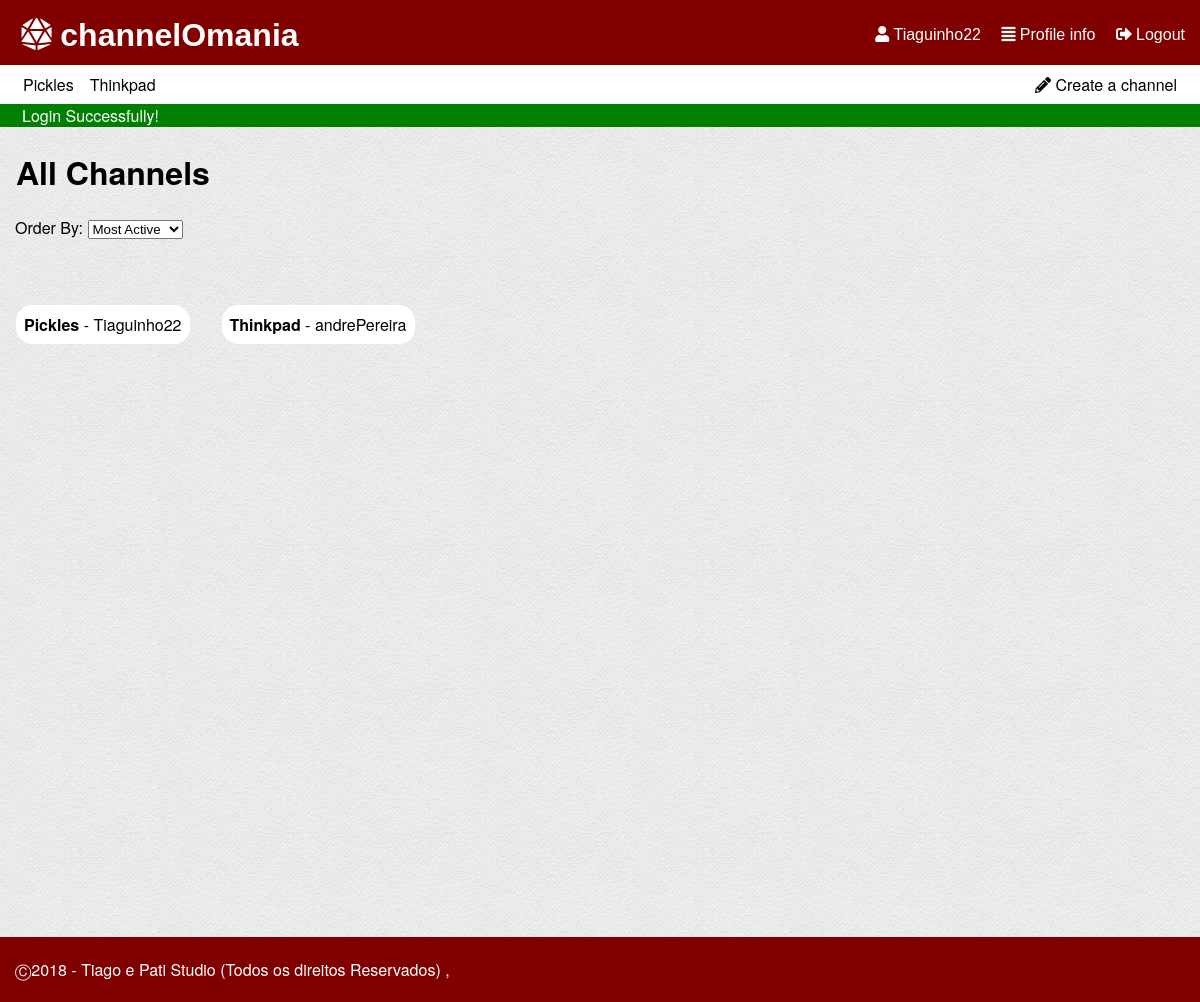
/pages/all_channels.php (signed in), run on the app's committed database.
### tables this page shows
CREATE TABLE "channel" (
	`ID`	INTEGER NOT NULL,
	`name`	TEXT NOT NULL CHECK(length(name) > 0 and length(name) < 30) UNIQUE,
	`coverImage`	TEXT,
	`author`	INTEGER NOT NULL,
	PRIMARY KEY(`ID`),
	FOREIGN KEY(`author`) REFERENCES `user`(`ID`) ON DELETE Cascade ON UPDATE No Action
);

CREATE TABLE "user" (
	`ID`	INTEGER NOT NULL PRIMARY KEY AUTOINCREMENT,
	`username`	TEXT NOT NULL CHECK(length ( username ) > 0 and length ( username ) < 16),
	`email`	TEXT NOT NULL,
	`password`	TEXT NOT NULL CHECK(length ( password ) > 5),
	`birth`	TEXT CHECK(length ( birth ) > 0),
	`profilePic`	TEXT,
	`score`	INTEGER DEFAULT 0,
	CONSTRAINT `username` UNIQUE(`username`)
);

### database/db_list.php (called while the page is built, shortened)
<?php
function listChannel($sort='') {
  switch($sort){
    case 'mActive':
      $order = 'n_stories DESC';
      break;
    default:
      $order = 'n_stories DESC';
      break;
  }
  $db = Database::instance()->db();
  $stmt = $db->prepare('SELECT *,(SELECT COUNT(*) FROM story WHERE story.channel == channel.ID) AS n_stories,channel.ID as channelId FROM channel INNER JOIN user ON author=user.ID ORDER BY '.$order);
  $stmt->execute();
  return $stmt->fetchAll();
}
?>

### templates/tpl_all_channels.php (the view, shortened to what this page needs)
<?php function draw_channel_list($channels) { ?>
  <h1>All Channels</h1>
  <p id="order">Order By:
  <select id='orderSelector'>
    <option value="mActive">Most Active</option>
  </select></p>
  <div id="channelsList">
    <?php draw_channel_user($channels); ?>
  </div>
<?php } ?>
<?php function draw_channel_user($channels) { ?>
  <ul>
  <?php foreach($channels as $channel_list){ ?>
    <li><a href = "../pages/channel.php?channelId=<?php echo($channel_list['channelId']); ?>" ><?php echo($channel_list['name']); ?></a>
    <a href = "../pages/profile.php?userId=<?php echo($channel_list['author']); ?>" ><?php echo('- ' . $channel_list['username']); ?></a></li>
  <?php } ?>
</ul>
<?php } ?>

### templates/tpl_common.php (shortened to what this page needs)
<?php function draw_header($tabText = ""){
?>
<!DOCTYPE html>
<html lang="en-US">
  <head>
    <link href="../css/style.css" rel="stylesheet">
    <link href="../css/input.css" rel="stylesheet">
    <link href="../css/links.css" rel="stylesheet">
    <link rel="stylesheet" href="https://use.fontawesome.com/releases/v5.5.0/css/all.css">
  </head>
  <body>
    <header id="header">
      <?php if(isset($_SESSION['username'])){ ?>
        <div id='options'>
          <a href="../pages/profile.php"><i class="fas fa-user"></i> <?php echo($_SESSION['username']) ?></a>
          <a href="../pages/profile.php"><i class="fas fa-align-justify"></i> Profile info</a>
          <a href="../actions/action_logout.php"><i class="fas fa-sign-out-alt"></i> Logout</a>
        </div>
      <?php } ?>
      <h1><a href="mainpage.php"><i class="fas fa-dice-d20"></i> channelOmania</a></h1>
    </header>
    <?php if(isset($_SESSION['username'])){ ?>
    <div id="list_channels">
      <p><a href = "../pages/new_channel.php" ><i class="fas fa-pencil-alt"></i> Create a channel</a></p>
      <?php $channels = listChannel('mActive'); ?>
      <ul>
      <?php if(count($channels) > 5) { ?>
        <?php for ($i=0; $i < 5; $i++) { ?>
          <li><a href = "../pages/channel.php?channelId=<?php echo($channels[$i]['channelId']); ?>" ><?php echo($channels[$i]['name']); ?></a></li>
        <?php } ?>
          <li id="moreChannels"><a href = "../pages/all_channels.php" >More Channels</a></li>
      <?php } else { ?>
        <?php foreach($channels as $channel_list){ ?>
          <li><a href = "../pages/channel.php?channelId=<?php echo($channel_list['channelId']); ?>" ><?php echo($channel_list['name']); ?></a></li>
        <?php } ?>
      <?php } ?>
      </ul>
    </div>
    <?php } ?>
    <?php if (isset($_SESSION['messages'])) {?>
      <section id="messages">
        <?php foreach($_SESSION['messages'] as $message) { ?>
          <div class="<?=$message['type']?>"><?=$message['content']?></div>
        <?php } ?>
      </section>
    <?php unset($_SESSION['messages']); } ?>
<?php } ?>
<?php function draw_footer(){
  ?>
  <footer class="footer">
    <p>	&#9400;2018 - Tiago e Pati Studio (Todos os direitos Reservados) ,</p>
  </footer>
</body>
</html>
<?php }
 ?>

### css/style.css (style rules this page uses)
body { font-family: IBMPlexSans, Helvetica Neue, Segoe UI, Helvetica, Verdana, Arial, sans-serif; background-image: url("../files/background.png"); margin: 0; }
ul { display: flex; flex-wrap: wrap; flex-direction: row; padding: 0; margin: 0; }
li { text-align: center; list-style-type: none; padding: 0.5em; }
#list_channels { background-color: white; position: relative; padding: 0px 15px; }
#list_channels p { float: right; margin: 0; }
#list_channels li, #list_channels p { padding: 0; }
#header { background-color: #800000; padding: 0.2em 15px; position: relative; }
#header h1 { margin: 0.2em; }
h1 { margin-left: 0.5em; }
#options { float: right; height: 0; }
#messages .error,#messages .success { padding-left: 22px; }
#messages .success { background-color: green; color: white; }
body,html { min-height: 80vh; }
#channelsList ul { margin-top: 50px; }
#channelsList li { background-color: white; margin: 1em; border-radius: 1em; }
#channelsList li a:first-child { font-weight: bold; }
#login_div, #register_div, #channelsList { min-height: 77.2vh; }
#header div { margin-top: 1.2em; }
.footer { clear: left; bottom: auto; margin-top: 30px; padding: 5px 15px; background-color: #800000; color: white; }
#order { margin-left: 15px; }

### css/links.css (style rules this page uses)
#header a { color: white; font-family: Helvetica; }
#header div a { list-style-type: none; padding-left: 1em; }
a:link, a:visited { color: black; text-decoration: none; }
#list_channels li a, #list_channels p a { padding: 0.5em 0.5em; display: block; }

### data on the page
channel: name "Pickles", author.username "Tiaguinho22"
channel: name "Thinkpad", author.username "andrePereira"

### other printed values
$_SESSION['username'] "Tiaguinho22"
$message['content'] "Login Successfully!"
